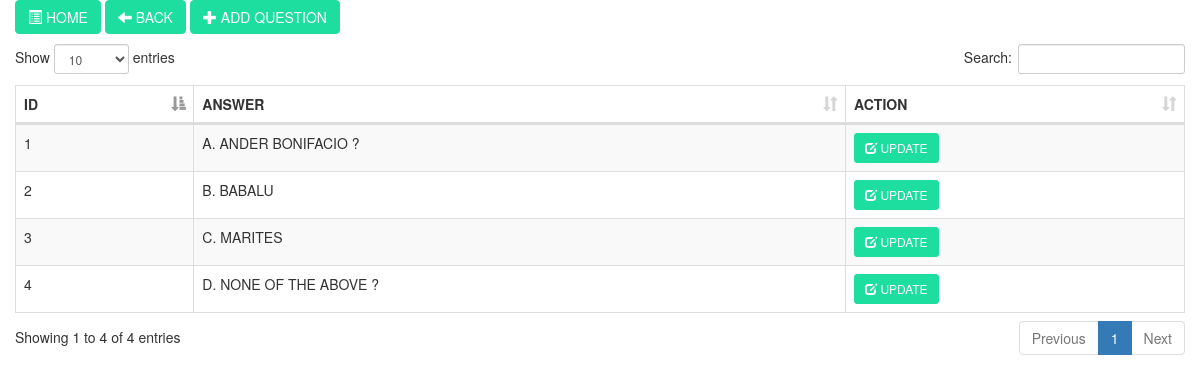
The page /ADMIN/pages/assesment/assesment_answer.php?id=1&qid=1 on the database its author committed.
### tables this page shows
CREATE TABLE `topic_assesment_answers` (
  `id` int(11) NOT NULL,
  `question_id` int(11) NOT NULL,
  `answer` varchar(250) NOT NULL
);

### ADMIN/pages/assesment/assesment_answer.php (the view, shortened to what this page needs)
<?php
	$qid = $_GET['qid'];
?>
<!DOCTYPE html>
<html>
<head>
	<link rel="stylesheet" type="text/css" href="bootstrap/css/bootstrap.min.css">
	<link rel="stylesheet" type="text/css" href="datatable/dataTable.bootstrap.min.css">
</head>
<body>
<div class="container">
	<div class="row">
		<div class="col-sm-12">
			<div class="row">
				<a href="index.php" class="btn btn-primary" style="background-color:#1ddd9f; border-color:#1ddd9f;"><span class="glyphicon glyphicon-list-alt"></span> HOME</a>
				<a href="assesment_details.php?id=<?php echo $qid; ?>" class="btn btn-primary" style="background-color:#1ddd9f; border-color:#1ddd9f;"><span class="glyphicon glyphicon-arrow-left"></span> BACK</a>
				<a href="#addquestion" data-toggle="modal" class="btn btn-primary" style="background-color:#1ddd9f; border-color:#1ddd9f;"><span class="glyphicon glyphicon-plus"></span> ADD QUESTION</a>
			</div>
			<div class="height10">
			</div>
			<div class="row">
				<table id="myTable" class="table table-bordered table-striped">
					<thead>
						<th>ID</th>
						<th>ANSWER</th>
						<th>ACTION</th>
					</thead>
					<tbody>
						<?php
						    $q = $_GET['id'];
							include_once('../../../connection/connection.php');
							$sql = "SELECT * FROM `topic_assesment_answers` WHERE question_id = '$q'";
							$query = $conn->query($sql);
							while($row = $query->fetch_assoc()){
							    echo
							    "<tr>
							    	<td>".$row['id']."</td>
								    <td>".$row['answer']."</td>
									<td>
									  <a href='#editanswer_".$row['id']."' class='btn btn-danger btn-sm' data-toggle='modal' style='background-color:#1ddd9f; border-color:#1ddd9f;'><span class='glyphicon glyphicon-edit'></span> UPDATE </a>
									</td>
								</tr>";
							}
						?>
					</tbody>
				</table>
			</div>
		</div>
	</div>
</div>
</body>
</html>

### ADMIN/pages/assesment/assesment_answer.php (style rules this page uses)
.height10 { height:10px; }

### rows shown on the page
topic_assesment_answers: id "1", answer "A. ANDER BONIFACIO ?"
topic_assesment_answers: id "2", answer "B. BABALU"
topic_assesment_answers: id "3", answer "C. MARITES"
topic_assesment_answers: id "4", answer "D. NONE OF THE ABOVE ?"
